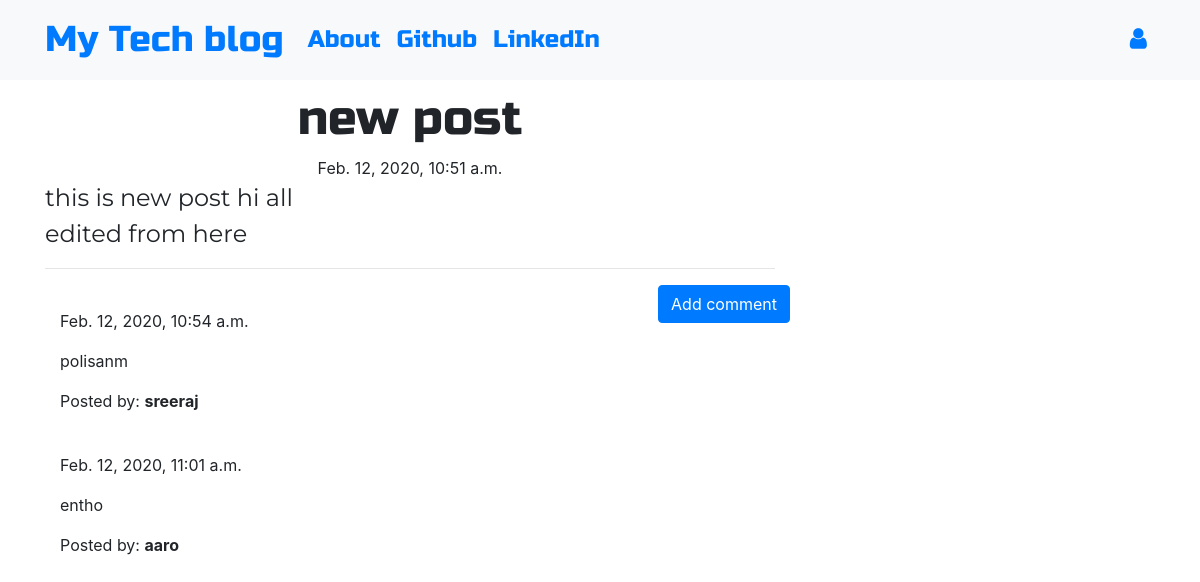
/post/1, run on the app's committed database.
### blog/models.py (models this page shows, shortened)
class Post(models.Model):
    author=models.ForeignKey('auth.User',on_delete=models.CASCADE)
    title=models.CharField(max_length=200)
    text=models.TextField()
    created_date=models.DateTimeField(default=timezone.now)
    published_date=models.DateTimeField(blank=True,null=True)

class Comment(models.Model):
    post=models.ForeignKey('blog.Post',related_name='comments',on_delete=models.CASCADE)
    author=models.CharField(max_length=200)
    text=models.TextField()
    created_date=models.DateTimeField(default=timezone.now)
    approved_comment=models.BooleanField(default=False)

### blog/views.py (the view)
# urls.py: path('post/<int:pk>',views.PostDetailView.as_view(),name='post_detail'),
class PostDetailView(DetailView):
    model=Post

### blog/templates/blog/post_detail.html (shortened to what this page needs)
{% extends 'blog/base.html' %}
{% block content %}
        <h1 class='posttitle loader'>{{ post.title }}</h1>
        {% if post.published_date %}
            <div class="date postdate">
                {{ post.published_date }}
            </div>
        {% else %}
            <a class="btn btn-outline-dark" href="{% url 'post_publish' pk=post.pk %}">Publish</a>
        {% endif %}
      <p class='postcontent' >{{ post.text|safe|linebreaksbr }}</p>
  <hr>
  <a class="btn btn-primary btn-comment" href="{% url 'add_comment_to_post' pk=post.pk %}">Add comment</a>
  <div class="container">
  {% for comment in post.comments.all %}
  <br>
      {% if user.is_authenticated or comment.approved_comment %}
              {{ comment.created_date }}
          <p>{{ comment.text|safe|linebreaks }}</p>
          <p>Posted by: <strong>{{ comment.author }}</strong></p>
      {% endif %}
  {% empty %}
      <p>No comments posted.</p>
  {% endfor %}
</div>
{% endblock %}

### blog/templates/blog/base.html (shortened to what this page needs)
<!DOCTYPE html>
{% load static %}
<html lang="en">
<head>
<link rel="stylesheet" href="https://stackpath.bootstrapcdn.com/bootstrap/4.1.3/css/bootstrap.min.css"
integrity="sha384-MCw98/SFnGE8fJT3GXwEOngsV7Zt27NXFoaoApmYm81iuXoPkFOJwJ8ERdknLPMO">
<link href="https://maxcdn.bootstrapcdn.com/font-awesome/4.7.0/css/font-awesome.min.css" rel="stylesheet">
<link rel="stylesheet" href="//cdn.jsdelivr.net/medium-editor/latest/css/medium-editor.min.css" type="text/css" media="screen" charset="utf-8">
<link rel="stylesheet" href="{% static 'css/blog_css.css' %}">
</head>
<body class='loader'>
        <nav class="navbar navbar-expand-lg bg-light techfont">
          <div class="container">
            <div class="navbar-nav align-items-center">
              <a class="navbar-brand bigbrand" href="{% url 'post_list' %}">My Tech blog</a>
              <a class="nav-item nav-link" href="{% url 'about' %}">About</a>
              <a class="nav-item nav-link" href="https://www.github.com">Github</a>
              <a class="nav-item nav-link" href="https://www.linkedin.com">LinkedIn</a>
            </div>
            <div class="navbar-nav align-items-center ml-auto">
              {% if user.is_authenticated %}
                <a class="nav-item nav-link" href="{% url 'post_new' %}">New Post</a>
                <a class="nav-item nav-link" href="{% url 'post_draft_list' %}">Drafts</a>
                <a class="nav-item nav-link" href="{% url 'logout' %}">Log out</a>
                <a >Welcome: {{ user.username }}</a>
              {% else %}
                <a class="nav-item nav-link" href="{% url 'login' %}" aria-label="Login">
                  <span class="fa fa-user" aria-hidden="true"></span></a>
              {% endif %}
            </div>
          </div>
        </nav>
              <div class="content container">
                  <div class="row">
                      <div class="col-md-8">
                        <div class="blog_posts">
                          {% block content %}
                          {% endblock %}
                        </div>
                      </div>
                  </div>
              </div>
</body>
</html>

### blog/static/css/blog_css.css (style rules this page uses)
.techfont { font-family: 'Russo One', sans-serif; font-size: 1.5em; margin-bottom: 10px; }
.postdate { text-align: center; }
.posttitle { font-family: 'Russo One', sans-serif; font-size: 3em; text-align: center; }
.postcontent { font-family: 'Montserrat'; font-size: 1.5em; }
.btn-comment { position: absolute; right: 0px; }
.bigbrand { font-size: 1.5em; }
.loader { filter:hue-rotate(0deg); color: linear-gradient(45deg,rgb(12, 12, 12),rgb(13, 14, 15)); animation:hue 0ms infinite linear; }

### data on the page
Post: title "new post", published_date "Feb. 12, 2020, 10:51 a.m.", text "this is new post hi all edited from here"
Comment: created_date "Feb. 12, 2020, 10:54 a.m.", text "polisanm", author "sreeraj"
Comment: created_date "Feb. 12, 2020, 11:01 a.m.", text "entho", author "aaro"
